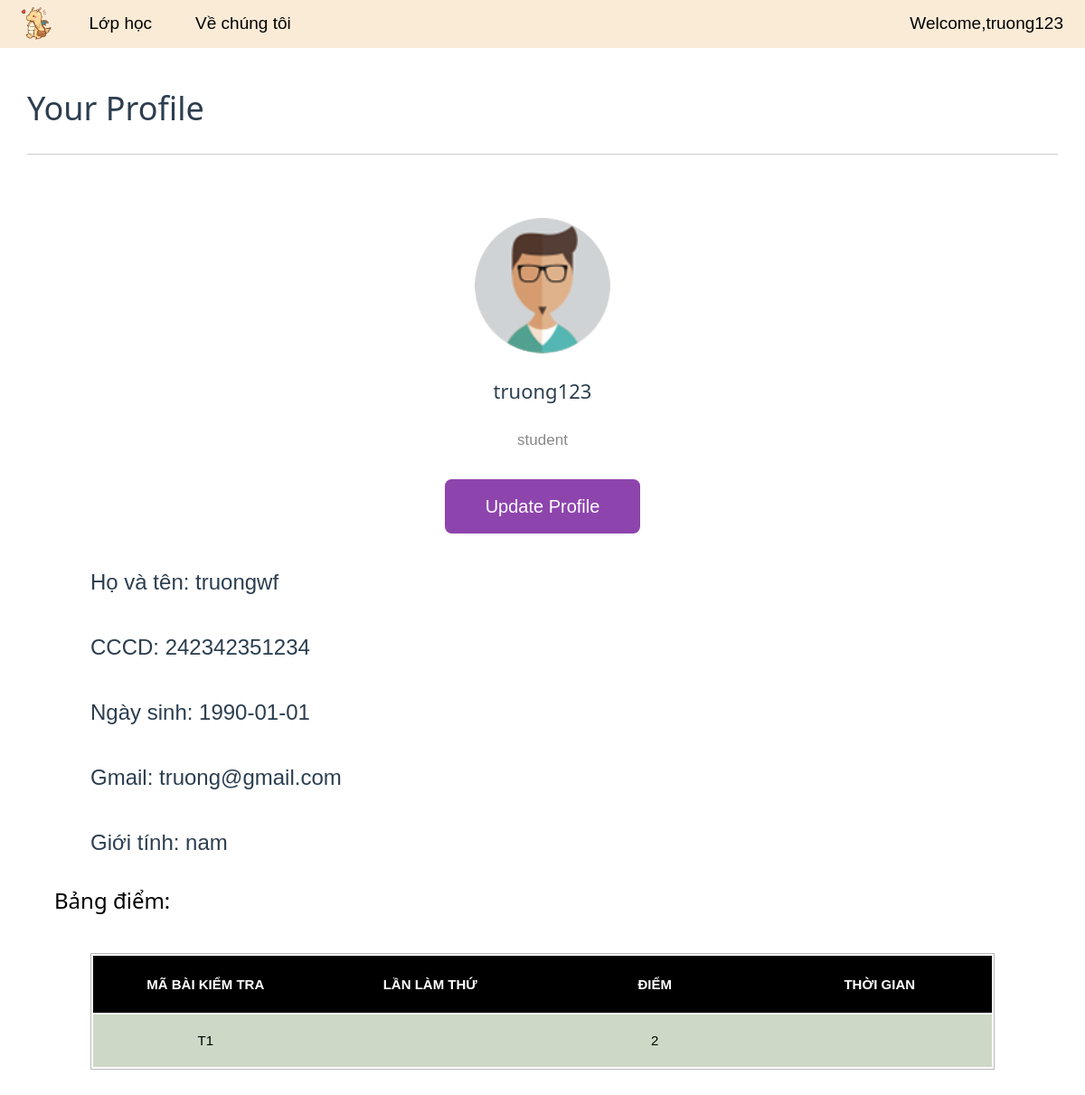
The page /html/profile.php (signed in) on the database its author committed.
### tables this page shows
CREATE TABLE `user` (
  `ID` int(12) NOT NULL,
  `Username` varchar(18) NOT NULL,
  `Name` varchar(50) DEFAULT NULL,
  `CCCD` varchar(12) DEFAULT NULL,
  `Date_of_birth` date NOT NULL,
  `Gmail` varchar(50) NOT NULL,
  `Password` varchar(32) NOT NULL,
  `Gender` varchar(14) DEFAULT NULL,
  `Signup_date` date NOT NULL DEFAULT current_timestamp(),
  `Active` varchar(12) NOT NULL DEFAULT 'Off'
);

CREATE TABLE `test_result` (
  `Test_id` varchar(3) NOT NULL,
  `Username` varchar(18) NOT NULL,
  `Test_name` varchar(50) NOT NULL,
  `Score` int(3) DEFAULT NULL
);

### html/profile.php (the view, shortened to what this page needs)
<!DOCTYPE html>
<html>
<head>
  <link rel="stylesheet" href="/css/navigation-bar.css">
  <link rel="stylesheet" href="https://cdnjs.cloudflare.com/ajax/libs/font-awesome/6.1.2/css/all.min.css">
  <link rel="stylesheet" type="text/css" href="../css/profile.css">
  <link rel="stylesheet" type="text/css" type="text/css" href="../css/w3.css">
  <link rel="stylesheet" type="text/css" href="../css/navigation-bar.css">
  <link rel="stylesheet" type="text/css" href="../css/table.css">
</head>
<?php
include("./config.php")
?>
<body>
  <div class="w3-bar" style="background-color: antiquewhite;">
    <a class="w3-bar-item w3-button" href="/html/menu.php"><img src="/image/icon/dragon-removebg-preview.png" class="logo"></a>
    <div class="w3-hide-small dropdown-menu-big">
      <div class="w3-dropdown-hover w3-bar-block w3-padding-large">
        <span>Lớp học</span>
      </div>
      <a class="w3-bar-item w3-button w3-padding-large" href="/html/about.html">Về chúng tôi</a>
    </div>
    <div class="authorize">
      <?php if (isset($_SESSION['login_user'])) : ?>
        <?php
        $user_check = $_SESSION['login_user'];
        $ses_sql = mysqli_query($db, "select Username from user where Username = '$user_check' ");
        $row = mysqli_fetch_array($ses_sql, MYSQLI_ASSOC);
        $login_session = $row['Username'];
        echo '<a class="w3-bar-item w3-button w3-right w3-padding-large" href="/html/profile.php">Welcome,' . $login_session . '</a>';
        ?>
      <?php else : ?>
        <a class="w3-bar-item w3-button w3-right w3-padding-large" onclick="login()" href="/html/dang-nhap.php">Đăng nhập</a>
        <a class="w3-bar-item w3-button w3-right w3-padding-large" href="/html/dang-ky.php">Đăng Ký</a>
      <?php endif; ?>
    </div>
  </div>
  <section class="user-profile">
    <h1 class="heading">Your profile</h1>
    <div class="info">
      <div class="user">
        <img src="../image/anh-bia/pic-1.jpg" alt="">
        <?php
        $sql = "SELECT * FROM user WHERE username='$login_session'";
        $result = mysqli_query($db, $sql);
        $row = mysqli_fetch_assoc($result);
        echo ('<h3>' . $login_session . '</h3>')
        ?>
        <p>student</p>
        <a href="./updateprofile.php" class="inline-btn">update profile</a>
      </div>
      <div class="profile">
        <?php
        echo ('<p class:"info">Họ và tên: ' . $row['Name'] . '</p>');
        echo ('<p class:"info">CCCD: ' . $row['CCCD'] . '</p>');
        echo ('<p class:"info">Ngày sinh: ' . $row['Date_of_birth'] . '</p>');
        echo ('<p class:"info">Gmail: ' . $row['Gmail'] . '</p>');
        echo ('<p class:"info">Giới tính: ' . $row['Gender'] . '</p>');
        ?>
      </div>
      <h3>Bảng điểm:</h3>
    </div>
    <div class="container">
      <table>
        <thead>
          <tr class="table_header">
            <th class="hd">
              <p class="filter__link filter__link--number" id="question_id_list">Mã bài kiểm tra</p>
            </th>
            <th class="hd">
              <p class="filter__link filter__link--number" id="">Lần làm thứ</p>
            </th>
            <th class="hd">
              <p class="filter__link filter__link--number">Điểm</p>
            </th>
            <th class="hd">
              <p class="filter__link filter__link--number">Thời gian</p>
            </th>
          </tr>
        </thead>
        <tbody>
          <?php
          $sql1 = "SELECT * FROM test_result WHERE `Username`='$login_session'";
          $result = mysqli_query($db, $sql1);
          while ($row = mysqli_fetch_assoc($result)) {
          ?>
            <tr>
              <td><?php echo $row['Test_id']; ?></td>
              <td><?php echo $row['Time_done']; ?></td>
              <td><?php echo $row['Score']; ?></td>
              <td><?php echo $row['Time']; ?></td>
            </tr>
          <?php
          }
          ?>
        </tbody>
      </table>
    </div>
  </section>
</body>
</html>

### css/navigation-bar.css (style rules this page uses)
.logo { height: 37px; }
.w3-button { border-radius: 7px; }
.w3-bar { font-size: 19px; }
.dropdown-menu-big .w3-dropdown-hover:first-child, .dropdown-menu .w3-dropdown-hover:first-child { background-color: antiquewhite; }

### css/profile.css (style rules this page uses)
:root { --main-color: #8e44ad; --red: #e74c3c; --orange: #f39c12; --light-color: #888; --light-bg: #eee; --black: #2c3e50; --white: #fff; --border: .1rem solid rgba(0, 0, 0, .2); }
* { font-family: 'Nunito', sans-serif; margin: 0; padding: 0; box-sizing: border-box; outline: none; border: none; text-decoration: none; }
html { font-size: 62.5%; overflow-x: hidden; }
section { padding: 2rem; margin: 0 auto; max-width: 1200px; }
.heading { color: var(--black); margin-bottom: 2.5rem; border-bottom: var(--border); padding-bottom: 1.5rem; text-transform: capitalize; }
.inline-btn, .inline-option-btn, .inline-delete-btn, .btn, .delete-btn, .option-btn { border-radius: .5rem; color: #fff; font-size: 20px; cursor: pointer; text-transform: capitalize; padding: 1rem 3rem; text-align: center; margin-top: 1rem; }
.inline-btn, .inline-option-btn, .inline-delete-btn { display: inline-block; }
.btn, .inline-btn { background-color: var(--main-color); }
.user-profile .info { background-color: var(--white); border-radius: .5rem; padding: 2rem; }
.user-profile .info .user { text-align: center; margin-bottom: 1rem; padding: .2rem; }
.user-profile .info .user img { height: 10rem; width: 10rem; border-radius: 50%; object-fit: cover; margin-bottom: 1rem; }
.user-profile .info .user h3 { font-size: 22px; color: var(--black); }
.user-profile .info .user p { font-size: 17px; color: var(--light-color); padding: 15px 0; }
.profile { line-height: 3; color: #2c3e50; max-width: 1000px; margin-right: auto; margin-left: auto; justify-content: center; align-items: center; }
.info { font-size: 24px; }

### css/w3.css (style rules this page uses)
html { box-sizing:border-box }
*,*:before,*:after { box-sizing:inherit }
html { -ms-text-size-adjust:100%;-webkit-text-size-adjust:100% }
body { margin:0 }
article,aside,details,figcaption,figure,footer,header,main,menu,nav,section { display:block }
a { background-color:transparent }
img { border-style:none }
html,body { font-family:Verdana,sans-serif;font-size:15px;line-height:1.5 }
html { overflow-x:hidden }
h1 { font-size:36px }
h3 { font-size:24px }
h1,h2,h3,h4,h5,h6 { font-family:"Segoe UI",Arial,sans-serif;font-weight:400;margin:10px 0 }
img { vertical-align:middle }
a { color:inherit }
.w3-btn,.w3-button { border:none;display:inline-block;padding:8px 16px;vertical-align:middle;overflow:hidden;text-decoration:none;color:inherit;background-color:inherit;text-align:center;cursor:pointer;white-space:nowrap }
.w3-btn,.w3-button { -webkit-touch-callout:none;-webkit-user-select:none;-khtml-user-select:none;-moz-user-select:none;-ms-user-select:none;user-select:none }
.w3-dropdown-click,.w3-dropdown-hover { position:relative;display:inline-block;cursor:pointer }
.w3-dropdown-hover:first-child,.w3-dropdown-click:hover { background-color:#ccc;color:#000 }
.w3-bar { width:100%;overflow:hidden }
.w3-bar .w3-bar-item { padding:8px 16px;float:left;width:auto;border:none;display:block;outline:0 }
.w3-bar .w3-dropdown-hover,.w3-bar .w3-dropdown-click { position:static;float:left }
.w3-bar .w3-button { white-space:normal }
.w3-container:after,.w3-container:before,.w3-panel:after,.w3-panel:before,.w3-row:after,.w3-row:before,.w3-row-padding:after,.w3-row-padding:before, .w3-cell-row:before,.w3-cell-row:after,.w3-clear:after,.w3-clear:before,.w3-bar:before,.w3-bar:after { content:"";display:table;clear:both }
.w3-padding-large { padding:12px 24px!important }
.w3-right { float:right!important }

### css/table.css (style rules this page uses)
.container { max-width: 1000px; margin-right: auto; margin-left: auto; display: flex; justify-content: center; align-items: center; }
table { width: 100%; border: 1px solid rgb(184, 184, 184); }
.table_header { display: flex; width: 100%; background: #000; padding: 18px 0; }
td, th { flex: 1 1 20%; text-align: center; }
th { text-transform: uppercase; }

### rows shown on the page
user: Username "truong123", Name "truongwf", CCCD "242342351234", Date_of_birth "1990-01-01", Gmail "truong@gmail.com", Gender "nam"
test_result: Test "T1", Score "2"
